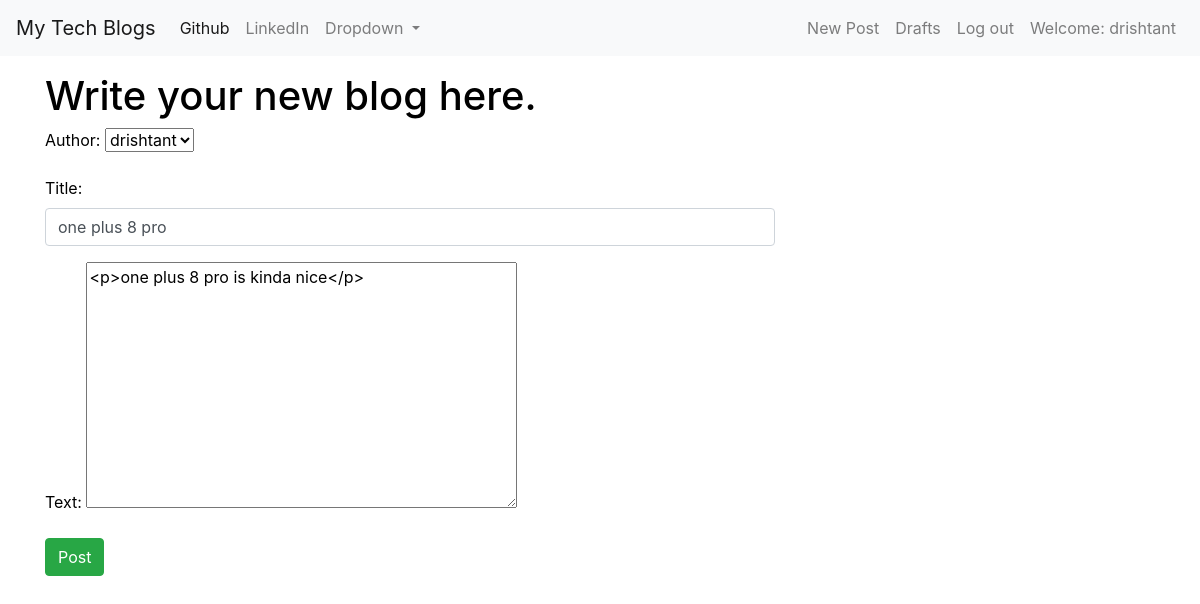
Page /post/6/edit/ (signed in) on the committed database.
### blog/models.py (models this page shows, shortened)
class Post(models.Model):
    author=models.ForeignKey('auth.User',on_delete=models.CASCADE)
    title=models.CharField(max_length=200)
    text=models.TextField()
    create_date=models.DateTimeField(default=timezone.now)
    published_date=models.DateTimeField(blank=True,null=True)

### blog/views.py (the view)
# urls.py: url(r'^post/(?P<pk>[-\w]+)/edit/$',views.UpdatePostView.as_view(),name="post_edit"),
class UpdatePostView(LoginRequiredMixin,UpdateView):
    model=Post
    login_url='/login/'#this will check if user is logged in or not?
    redirect_field_name = 'blog/post_detail.html'
    form_class = PostForm
    model=Post

### blog/forms.py
class PostForm(forms.ModelForm):
    class Meta():
        model=Post
        fields=('author','title','text')
        widgets={
            'title':forms.TextInput(attrs={
                                    'class':'form-control textinputclass',
                                    'placeholder':'Title Here'
            }),
            'text':forms.Textarea(attrs={
                                    'class':'editable medium-editor-textarea postcontent',
                                    'placeholder':'Write Here'
            })
        }

### blog/templates/blog/post_form.html (shortened to what this page needs)
{% extends "blog/base.html" %}
{% block content %}
{% if user.is_superuser %}
<h1>Write your new blog here.</h1>
<form  method="post">
  {{form.as_p}}
  <input class="btn btn-success" type="submit" name="" value="Post">
</form>
{% else %}
<h1>You dont have right to write posts.</h1>
{% endif %}
{% endblock %}

### blog/templates/blog/base.html (shortened to what this page needs)
<!DOCTYPE html>
{% load static %}
<html>
  <head>
    <link rel="stylesheet" href="https://stackpath.bootstrapcdn.com/bootstrap/4.4.1/css/bootstrap.min.css">
    <link rel="stylesheet" href="https://stackpath.bootstrapcdn.com/bootstrap/4.1.3/css/bootstrap.min.css"
>
    <link href="https://maxcdn.bootstrapcdn.com/font-awesome/4.7.0/css/font-awesome.min.css" rel="stylesheet">
    <link rel="stylesheet" href="//cdn.jsdelivr.net/medium-editor/latest/css/medium-editor.min.css" type="text/css" media="screen" charset="utf-8">
  </head>
  <body class='loader'>
    <div class="container">
    <nav class="navbar navbar-expand-lg navbar-light bg-light navbar fixed-top" id='base'>
      <a class="navbar-brand" href="{% url 'post_list'%}">My Tech Blogs</a>
      <div class="collapse navbar-collapse" id="navbarSupportedContent">
        <ul class="navbar-nav mr-auto">
          <li class="nav-item active">
            <a class="nav-link" href="https://www.github.com">Github<span class="sr-only">(current)</span></a>
          </li>
          <li class="nav-item">
            <a class="nav-link" href="https://www.linkedin.com">LinkedIn</a>
          </li>
          <li class="nav-item dropdown">
            <a class="nav-link dropdown-toggle" href="#" id="navbarDropdown" role="button" data-toggle="dropdown" aria-haspopup="true" aria-expanded="false">
              Dropdown
            </a>
          </li>
          </ul>
          <div class="navbar-nav align-items-right">
            {% if user.is_authenticated %}
            {%if user.is_superuser %}
            <a class="nav-item nav-link" href="{% url 'post_new' %}">New Post</a>
            <a class="nav-item nav-link" href="{% url 'post_draft_list' %}">Drafts</a>
            {% endif %}
              <a class="nav-item nav-link" href="{% url 'logout' %}">Log out</a>
              <a class="nav-item nav-link">Welcome: {{ user.username }}</a>
            {% else %}
              <a class="nav-item nav-link" href="{% url 'login' %}" aria-label="Login">
                <span class="fa fa-user" aria-hidden="true"></span></a>
            {% endif %}
          </div>
          </nav>
</div>
<br><br><br>
          <div class="content container">
              <div class="row">
                  <div class="col-md-8">
                    <div class="blog_posts">
                      {% block content %}
                      {% endblock %}
                    </div>
                  </div>
              </div>
          </div>
  </body>
</html>

### blog/templates/blog/base.html (style rules this page uses)
.loader { background-color:white; color: black; }

### rows in the picture
Post: author "drishtant", title "one plus 8 pro", text "<p>one plus 8 pro is kinda nice</p>"

### other values in the picture
{{ user.username }} "drishtant"
